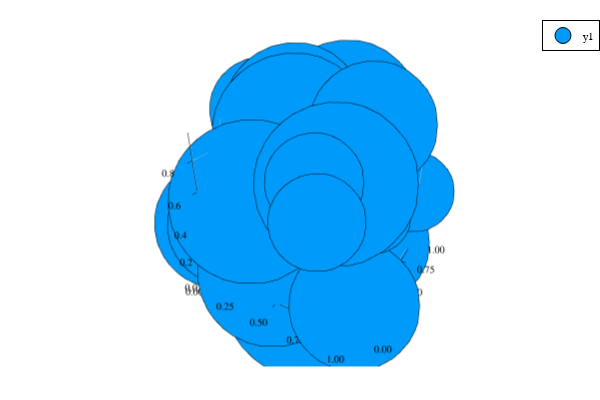

The code cell stored with this chart in its notebook:
### Code cell
using Random
Random.seed!(2018)

n = 50
x = rand(n)
y = rand(n)
z = rand(n)
ms = rand(50) * 30
scatter(x, y, z, markersize=ms)

### Figure 1 — Plotly figure (JSON) as saved in the notebook; plotly's stock layout.template omitted (floating-point values rounded to 4 significant figures)
{"data": [{"xaxis": "x", "colorbar": {"title": ""}, "yaxis": "y", "zaxis": "z", "x": [0.6545], "showlegend": true, "mode": "markers", "name": "y1", "zmin": null, "legendgroup": "y1", "z": [0.767], "marker": {"symbol": "circle", "color": "rgba(0, 154, 250, 1.000)", "line": {"color": "rgba(0, 0, 0, 1.000)", "width": 1}, "size": 34.51}, "zmax": null, "y": [0.1735], "type": "scatter3d", "scene": "scene"}, {"xaxis": "x", "colorbar": {"title": ""}, "yaxis": "y", "zaxis": "z", "x": [0.1089], "showlegend": false, "mode": "markers", "name": "y1", "zmin": null, "legendgroup": "y1", "z": [0.387], "marker": {"symbol": "circle", "color": "rgba(0, 154, 250, 1.000)", "line": {"color": "rgba(0, 0, 0, 1.000)", "width": 1}, "size": 41.28}, "zmax": null, "y": [0.04871], "type": "scatter3d", "scene": "scene"}, {"xaxis": "x", "colorbar": {"title": ""}, "yaxis": "y", "zaxis": "z", "x": [0.7236], "showlegend": false, "mode": "markers", "name": "y1", "zmin": null, "legendgroup": "y1", "z": [0.02209], "marker": {"symbol": "circle", "color": "rgba(0, 154, 250, 1.000)", "line": {"color": "rgba(0, 0, 0, 1.000)", "width": 1}, "size": 44.06}, "zmax": null, "y": [0.7688], "type": "scatter3d", "scene": "scene"}, {"xaxis": "x", "colorbar": {"title": ""}, "yaxis": "y", "zaxis": "z", "x": [0.7204], "showlegend": false, "mode": "markers", "name": "y1", "zmin": null, "legendgroup": "y1", "z": [0.4814], "marker": {"symbol": "circle", "color": "rgba(0, 154, 250, 1.000)", "line": {"color": "rgba(0, 0, 0, 1.000)", "width": 1}, "size": 24.02}, "zmax": null, "y": [0.5338], "type": "scatter3d", "scene": "scene"}, {"xaxis": "x", "colorbar": {"title": ""}, "yaxis": "y", "zaxis": "z", "x": [0.2624], "showlegend": false, "mode": "markers", "name": "y1", "zmin": null, "legendgroup": "y1", "z": [0.4929], "marker": {"symbol": "circle", "color": "rgba(0, 154, 250, 1.000)", "line": {"color": "rgba(0, 0, 0, 1.000)", "width": 1}, "size": 47.2}, "zmax": null, "y": [0.1258], "type": "scatter3d", "scene": "scene"}, {"xaxis": "x", "colorbar": {"title": ""}, "yaxis": "y", "zaxis": "z", "x": [0.6828], "showlegend": false, "mode": "markers", "name": "y1", "zmin": null, "legendgroup": "y1", "z": [0.7347], "marker": {"symbol": "circle", "color": "rgba(0, 154, 250, 1.000)", "line": {"color": "rgba(0, 0, 0, 1.000)", "width": 1}, "size": 2.004}, "zmax": null, "y": [0.5543], "type": "scatter3d", "scene": "scene"}, {"xaxis": "x", "colorbar": {"title": ""}, "yaxis": "y", "zaxis": "z", "x": [0.1515], "showlegend": false, "mode": "markers", "name": "y1", "zmin": null, "legendgroup": "y1", "z": [0.8312], "marker": {"symbol": "circle", "color": "rgba(0, 154, 250, 1.000)", "line": {"color": "rgba(0, 0, 0, 1.000)", "width": 1}, "size": 43.48}, "zmax": null, "y": [0.7055], "type": "scatter3d", "scene": "scene"}, {"xaxis": "x", "colorbar": {"title": ""}, "yaxis": "y", "zaxis": "z", "x": [0.6127], "showlegend": false, "mode": "markers", "name": "y1", "zmin": null, "legendgroup": "y1", "z": [0.1928], "marker": {"symbol": "circle", "color": "rgba(0, 154, 250, 1.000)", "line": {"color": "rgba(0, 0, 0, 1.000)", "width": 1}, "size": 39.97}, "zmax": null, "y": [0.4686], "type": "scatter3d", "scene": "scene"}, {"xaxis": "x", "colorbar": {"title": ""}, "yaxis": "y", "zaxis": "z", "x": [0.9825], "showlegend": false, "mode": "markers", "name": "y1", "zmin": null, "legendgroup": "y1", "z": [0.1712], "marker": {"symbol": "circle", "color": "rgba(0, 154, 250, 1.000)", "line": {"color": "rgba(0, 0, 0, 1.000)", "width": 1}, "size": 45.32}, "zmax": null, "y": [0.03125], "type": "scatter3d", "scene": "scene"}, {"xaxis": "x", "colorbar": {"title": ""}, "yaxis": "y", "zaxis": "z", "x": [0.7587], "showlegend": false, "mode": "markers", "name": "y1", "zmin": null, "legendgroup": "y1", "z": [0.6348], "marker": {"symbol": "circle", "color": "rgba(0, 154, 250, 1.000)", "line": {"color": "rgba(0, 0, 0, 1.000)", "width": 1}, "size": 34.08}, "zmax": null, "y": [0.02466], "type": "scatter3d", "scene": "scene"}, {"xaxis": "x", "colorbar": {"title": ""}, "yaxis": "y", "zaxis": "z", "x": [0.3565], "showlegend": false, "mode": "markers", "name": "y1", "zmin": null, "legendgroup": "y1", "z": [0.4635], "marker": {"symbol": "circle", "color": "rgba(0, 154, 250, 1.000)", "line": {"color": "rgba(0, 0, 0, 1.000)", "width": 1}, "size": 32.79}, "zmax": null, "y": [0.7789], "type": "scatter3d", "scene": "scene"}, {"xaxis": "x", "colorbar": {"title": ""}, "yaxis": "y", "zaxis": "z", "x": [0.2607], "showlegend": false, "mode": "markers", "name": "y1", "zmin": null, "legendgroup": "y1", "z": [0.05445], "marker": {"symbol": "circle", "color": "rgba(0, 154, 250, 1.000)", "line": {"color": "rgba(0, 0, 0, 1.000)", "width": 1}, "size": 54.7}, "zmax": null, "y": [0.8627], "type": "scatter3d", "scene": "scene"}, {"xaxis": "x", "colorbar": {"title": ""}, "yaxis": "y", "zaxis": "z", "x": [0.971], "showlegend": false, "mode": "markers", "name": "y1", "zmin": null, "legendgroup": "y1", "z": [0.4074], "marker": {"symbol": "circle", "color": "rgba(0, 154, 250, 1.000)", "line": {"color": "rgba(0, 0, 0, 1.000)", "width": 1}, "size": 27.86}, "zmax": null, "y": [0.9763], "type": "scatter3d", "scene": "scene"}, {"xaxis": "x", "colorbar": {"title": ""}, "yaxis": "y", "zaxis": "z", "x": [0.9666], "showlegend": false, "mode": "markers", "name": "y1", "zmin": null, "legendgroup": "y1", "z": [0.338], "marker": {"symbol": "circle", "color": "rgba(0, 154, 250, 1.000)", "line": {"color": "rgba(0, 0, 0, 1.000)", "width": 1}, "size": 9.008}, "zmax": null, "y": [0.3076], "type": "scatter3d", "scene": "scene"}, {"xaxis": "x", "colorbar": {"title": ""}, "yaxis": "y", "zaxis": "z", "x": [0.3462], "showlegend": false, "mode": "markers", "name": "y1", "zmin": null, "legendgroup": "y1", "z": [0.3202], "marker": {"symbol": "circle", "color": "rgba(0, 154, 250, 1.000)", "line": {"color": "rgba(0, 0, 0, 1.000)", "width": 1}, "size": 55.44}, "zmax": null, "y": [0.3812], "type": "scatter3d", "scene": "scene"}, {"xaxis": "x", "colorbar": {"title": ""}, "yaxis": "y", "zaxis": "z", "x": [0.2492], "showlegend": false, "mode": "markers", "name": "y1", "zmin": null, "legendgroup": "y1", "z": [0.4653], "marker": {"symbol": "circle", "color": "rgba(0, 154, 250, 1.000)", "line": {"color": "rgba(0, 0, 0, 1.000)", "width": 1}, "size": 42.64}, "zmax": null, "y": [0.5934], "type": "scatter3d", "scene": "scene"}, {"xaxis": "x", "colorbar": {"title": ""}, "yaxis": "y", "zaxis": "z", "x": [0.1582], "showlegend": false, "mode": "markers", "name": "y1", "zmin": null, "legendgroup": "y1", "z": [0.3611], "marker": {"symbol": "circle", "color": "rgba(0, 154, 250, 1.000)", "line": {"color": "rgba(0, 0, 0, 1.000)", "width": 1}, "size": 34.1}, "zmax": null, "y": [0.2345], "type": "scatter3d", "scene": "scene"}, {"xaxis": "x", "colorbar": {"title": ""}, "yaxis": "y", "zaxis": "z", "x": [0.2845], "showlegend": false, "mode": "markers", "name": "y1", "zmin": null, "legendgroup": "y1", "z": [0.9014], "marker": {"symbol": "circle", "color": "rgba(0, 154, 250, 1.000)", "line": {"color": "rgba(0, 0, 0, 1.000)", "width": 1}, "size": 8.619}, "zmax": null, "y": [0.8794], "type": "scatter3d", "scene": "scene"}, {"xaxis": "x", "colorbar": {"title": ""}, "yaxis": "y", "zaxis": "z", "x": [0.4054], "showlegend": false, "mode": "markers", "name": "y1", "zmin": null, "legendgroup": "y1", "z": [0.5331], "marker": {"symbol": "circle", "color": "rgba(0, 154, 250, 1.000)", "line": {"color": "rgba(0, 0, 0, 1.000)", "width": 1}, "size": 10.59}, "zmax": null, "y": [0.3226], "type": "scatter3d", "scene": "scene"}, {"xaxis": "x", "colorbar": {"title": ""}, "yaxis": "y", "zaxis": "z", "x": [0.541], "showlegend": false, "mode": "markers", "name": "y1", "zmin": null, "legendgroup": "y1", "z": [0.02349], "marker": {"symbol": "circle", "color": "rgba(0, 154, 250, 1.000)", "line": {"color": "rgba(0, 0, 0, 1.000)", "width": 1}, "size": 38.51}, "zmax": null, "y": [0.5365], "type": "scatter3d", "scene": "scene"}, {"xaxis": "x", "colorbar": {"title": ""}, "yaxis": "y", "zaxis": "z", "x": [0.007654], "showlegend": false, "mode": "markers", "name": "y1", "zmin": null, "legendgroup": "y1", "z": [0.3444], "marker": {"symbol": "circle", "color": "rgba(0, 154, 250, 1.000)", "line": {"color": "rgba(0, 0, 0, 1.000)", "width": 1}, "size": 45.07}, "zmax": null, "y": [0.08686], "type": "scatter3d", "scene": "scene"}, {"xaxis": "x", "colorbar": {"title": ""}, "yaxis": "y", "zaxis": "z", "x": [0.5011], "showlegend": false, "mode": "markers", "name": "y1", "zmin": null, "legendgroup": "y1", "z": [0.6407], "marker": {"symbol": "circle", "color": "rgba(0, 154, 250, 1.000)", "line": {"color": "rgba(0, 0, 0, 1.000)", "width": 1}, "size": 19.79}, "zmax": null, "y": [0.6583], "type": "scatter3d", "scene": "scene"}, {"xaxis": "x", "colorbar": {"title": ""}, "yaxis": "y", "zaxis": "z", "x": [0.6022], "showlegend": false, "mode": "markers", "name": "y1", "zmin": null, "legendgroup": "y1", "z": [0.03315], "marker": {"symbol": "circle", "color": "rgba(0, 154, 250, 1.000)", "line": {"color": "rgba(0, 0, 0, 1.000)", "width": 1}, "size": 35.76}, "zmax": null, "y": [0.9895], "type": "scatter3d", "scene": "scene"}, {"xaxis": "x", "colorbar": {"title": ""}, "yaxis": "y", "zaxis": "z", "x": [0.4407], "showlegend": false, "mode": "markers", "name": "y1", "zmin": null, "legendgroup": "y1", "z": [0.003733], "marker": {"symbol": "circle", "color": "rgba(0, 154, 250, 1.000)", "line": {"color": "rgba(0, 0, 0, 1.000)", "width": 1}, "size": 39.46}, "zmax": null, "y": [0.8746], "type": "scatter3d", "scene": "scene"}, {"xaxis": "x", "colorbar": {"title": ""}, "yaxis": "y", "zaxis": "z", "x": [0.38], "showlegend": false, "mode": "markers", "name": "y1", "zmin": null, "legendgroup": "y1", "z": [0.4705], "marker": {"symbol": "circle", "color": "rgba(0, 154, 250, 1.000)", "line": {"color": "rgba(0, 0, 0, 1.000)", "width": 1}, "size": 11.89}, "zmax": null, "y": [0.4322], "type": "scatter3d", "scene": "scene"}, {"xaxis": "x", "colorbar": {"title": ""}, "yaxis": "y", "zaxis": "z", "x": [0.7407], "showlegend": false, "mode": "markers", "name": "y1", "zmin": null, "legendgroup": "y1", "z": [0.7506], "marker": {"symbol": "circle", "color": "rgba(0, 154, 250, 1.000)", "line": {"color": "rgba(0, 0, 0, 1.000)", "width": 1}, "size": 57.13}, "zmax": null, "y": [0.246], "type": "scatter3d", "scene": "scene"}, {"xaxis": "x", "colorbar": {"title": ""}, "yaxis": "y", "zaxis": "z", "x": [0.9605], "showlegend": false, "mode": "markers", "name": "y1", "zmin": null, "legendgroup": "y1", "z": [0.5882], "marker": {"symbol": "circle", "color": "rgba(0, 154, 250, 1.000)", "line": {"color": "rgba(0, 0, 0, 1.000)", "width": 1}, "size": 25.77}, "zmax": null, "y": [0.2849], "type": "scatter3d", "scene": "scene"}, {"xaxis": "x", "colorbar": {"title": ""}, "yaxis": "y", "zaxis": "z", "x": [0.5856], "showlegend": false, "mode": "markers", "name": "y1", "zmin": null, "legendgroup": "y1", "z": [0.1496], "marker": {"symbol": "circle", "color": "rgba(0, 154, 250, 1.000)", "line": {"color": "rgba(0, 0, 0, 1.000)", "width": 1}, "size": 11.37}, "zmax": null, "y": [0.3175], "type": "scatter3d", "scene": "scene"}, {"xaxis": "x", "colorbar": {"title": ""}, "yaxis": "y", "zaxis": "z", "x": [0.191], "showlegend": false, "mode": "markers", "name": "y1", "zmin": null, "legendgroup": "y1", "z": [0.3106], "marker": {"symbol": "circle", "color": "rgba(0, 154, 250, 1.000)", "line": {"color": "rgba(0, 0, 0, 1.000)", "width": 1}, "size": 3.313}, "zmax": null, "y": [0.1887], "type": "scatter3d", "scene": "scene"}, {"xaxis": "x", "colorbar": {"title": ""}, "yaxis": "y", "zaxis": "z", "x": [0.4225], "showlegend": false, "mode": "markers", "name": "y1", "zmin": null, "legendgroup": "y1", "z": [0.152], "marker": {"symbol": "circle", "color": "rgba(0, 154, 250, 1.000)", "line": {"color": "rgba(0, 0, 0, 1.000)", "width": 1}, "size": 51.74}, "zmax": null, "y": [0.05184], "type": "scatter3d", "scene": "scene"}, {"xaxis": "x", "colorbar": {"title": ""}, "yaxis": "y", "zaxis": "z", "x": [0.2923], "showlegend": false, "mode": "markers", "name": "y1", "zmin": null, "legendgroup": "y1", "z": [0.3497], "marker": {"symbol": "circle", "color": "rgba(0, 154, 250, 1.000)", "line": {"color": "rgba(0, 0, 0, 1.000)", "width": 1}, "size": 38.23}, "zmax": null, "y": [0.6112], "type": "scatter3d", "scene": "scene"}, {"xaxis": "x", "colorbar": {"title": ""}, "yaxis": "y", "zaxis": "z", "x": [0.4974], "showlegend": false, "mode": "markers", "name": "y1", "zmin": null, "legendgroup": "y1", "z": [0.9156], "marker": {"symbol": "circle", "color": "rgba(0, 154, 250, 1.000)", "line": {"color": "rgba(0, 0, 0, 1.000)", "width": 1}, "size": 51.81}, "zmax": null, "y": [0.8449], "type": "scatter3d", "scene": "scene"}, {"xaxis": "x", "colorbar": {"title": ""}, "yaxis": "y", "zaxis": "z", "x": [0.3391], "showlegend": false, "mode": "markers", "name": "y1", "zmin": null, "legendgroup": "y1", "z": [0.2117], "marker": {"symbol": "circle", "color": "rgba(0, 154, 250, 1.000)", "line": {"color": "rgba(0, 0, 0, 1.000)", "width": 1}, "size": 2.751}, "zmax": null, "y": [0.4593], "type": "scatter3d", "scene": "scene"}, {"xaxis": "x", "colorbar": {"title": ""}, "yaxis": "y", "zaxis": "z", "x": [0.07915], "showlegend": false, "mode": "markers", "name": "y1", "zmin": null, "legendgroup": "y1", "z": [0.436], "marker": {"symbol": "circle", "color": "rgba(0, 154, 250, 1.000)", "line": {"color": "rgba(0, 0, 0, 1.000)", "width": 1}, "size": 41.94}, "zmax": null, "y": [0.916], "type": "scatter3d", "scene": "scene"}, {"xaxis": "x", "colorbar": {"title": ""}, "yaxis": "y", "zaxis": "z", "x": [0.6581], "showlegend": false, "mode": "markers", "name": "y1", "zmin": null, "legendgroup": "y1", "z": [0.3536], "marker": {"symbol": "circle", "color": "rgba(0, 154, 250, 1.000)", "line": {"color": "rgba(0, 0, 0, 1.000)", "width": 1}, "size": 27.05}, "zmax": null, "y": [0.8979], "type": "scatter3d", "scene": "scene"}, {"xaxis": "x", "colorbar": {"title": ""}, "yaxis": "y", "zaxis": "z", "x": [0.01848], "showlegend": false, "mode": "markers", "name": "y1", "zmin": null, "legendgroup": "y1", "z": [0.9397], "marker": {"symbol": "circle", "color": "rgba(0, 154, 250, 1.000)", "line": {"color": "rgba(0, 0, 0, 1.000)", "width": 1}, "size": 36.62}, "zmax": null, "y": [0.5925], "type": "scatter3d", "scene": "scene"}, {"xaxis": "x", "colorbar": {"title": ""}, "yaxis": "y", "zaxis": "z", "x": [0.505], "showlegend": false, "mode": "markers", "name": "y1", "zmin": null, "legendgroup": "y1", "z": [0.7005], "marker": {"symbol": "circle", "color": "rgba(0, 154, 250, 1.000)", "line": {"color": "rgba(0, 0, 0, 1.000)", "width": 1}, "size": 35.42}, "zmax": null, "y": [0.5402], "type": "scatter3d", "scene": "scene"}, {"xaxis": "x", "colorbar": {"title": ""}, "yaxis": "y", "zaxis": "z", "x": [0.377], "showlegend": false, "mode": "markers", "name": "y1", "zmin": null, "legendgroup": "y1", "z": [0.07275], "marker": {"symbol": "circle", "color": "rgba(0, 154, 250, 1.000)", "line": {"color": "rgba(0, 0, 0, 1.000)", "width": 1}, "size": 0.8784}, "zmax": null, "y": [0.2593], "type": "scatter3d", "scene": "scene"}, {"xaxis": "x", "colorbar": {"title": ""}, "yaxis": "y", "zaxis": "z", "x": [0.2533], "showlegend": false, "mode": "markers", "name": "y1", "zmin": null, "legendgroup": "y1", "z": [0.4551], "marker": {"symbol": "circle", "color": "rgba(0, 154, 250, 1.000)", "line": {"color": "rgba(0, 0, 0, 1.000)", "width": 1}, "size": 3.242}, "zmax": null, "y": [0.4331], "type": "scatter3d", "scene": "scene"}, {"xaxis": "x", "colorbar": {"title": ""}, "yaxis": "y", "zaxis": "z", "x": [0.5642], "showlegend": false, "mode": "markers", "name": "y1", "zmin": null, "legendgroup": "y1", "z": [0.0443], "marker": {"symbol": "circle", "color": "rgba(0, 154, 250, 1.000)", "line": {"color": "rgba(0, 0, 0, 1.000)", "width": 1}, "size": 23.17}, "zmax": null, "y": [0.5554], "type": "scatter3d", "scene": "scene"}, {"xaxis": "x", "colorbar": {"title": ""}, "yaxis": "y", "zaxis": "z", "x": [0.05718], "showlegend": false, "mode": "markers", "name": "y1", "zmin": null, "legendgroup": "y1", "z": [0.01], "marker": {"symbol": "circle", "color": "rgba(0, 154, 250, 1.000)", "line": {"color": "rgba(0, 0, 0, 1.000)", "width": 1}, "size": 57.47}, "zmax": null, "y": [0.7391], "type": "scatter3d", "scene": "scene"}, {"xaxis": "x", "colorbar": {"title": ""}, "yaxis": "y", "zaxis": "z", "x": [0.3284], "showlegend": false, "mode": "markers", "name": "y1", "zmin": null, "legendgroup": "y1", "z": [0.879], "marker": {"symbol": "circle", "color": "rgba(0, 154, 250, 1.000)", "line": {"color": "rgba(0, 0, 0, 1.000)", "width": 1}, "size": 56.24}, "zmax": null, "y": [0.4666], "type": "scatter3d", "scene": "scene"}, {"xaxis": "x", "colorbar": {"title": ""}, "yaxis": "y", "zaxis": "z", "x": [0.06147], "showlegend": false, "mode": "markers", "name": "y1", "zmin": null, "legendgroup": "y1", "z": [0.5905], "marker": {"symbol": "circle", "color": "rgba(0, 154, 250, 1.000)", "line": {"color": "rgba(0, 0, 0, 1.000)", "width": 1}, "size": 38.71}, "zmax": null, "y": [0.5671], "type": "scatter3d", "scene": "scene"}, {"xaxis": "x", "colorbar": {"title": ""}, "yaxis": "y", "zaxis": "z", "x": [0.2468], "showlegend": false, "mode": "markers", "name": "y1", "zmin": null, "legendgroup": "y1", "z": [0.5612], "marker": {"symbol": "circle", "color": "rgba(0, 154, 250, 1.000)", "line": {"color": "rgba(0, 0, 0, 1.000)", "width": 1}, "size": 57.08}, "zmax": null, "y": [0.1183], "type": "scatter3d", "scene": "scene"}, {"xaxis": "x", "colorbar": {"title": ""}, "yaxis": "y", "zaxis": "z", "x": [0.2113], "showlegend": false, "mode": "markers", "name": "y1", "zmin": null, "legendgroup": "y1", "z": [0.9276], "marker": {"symbol": "circle", "color": "rgba(0, 154, 250, 1.000)", "line": {"color": "rgba(0, 0, 0, 1.000)", "width": 1}, "size": 49.14}, "zmax": null, "y": [0.6654], "type": "scatter3d", "scene": "scene"}, {"xaxis": "x", "colorbar": {"title": ""}, "yaxis": "y", "zaxis": "z", "x": [0.1822], "showlegend": false, "mode": "markers", "name": "y1", "zmin": null, "legendgroup": "y1", "z": [0.2944], "marker": {"symbol": "circle", "color": "rgba(0, 154, 250, 1.000)", "line": {"color": "rgba(0, 0, 0, 1.000)", "width": 1}, "size": 57.34}, "zmax": null, "y": [0.9693], "type": "scatter3d", "scene": "scene"}, {"xaxis": "x", "colorbar": {"title": ""}, "yaxis": "y", "zaxis": "z", "x": [0.4051], "showlegend": false, "mode": "markers", "name": "y1", "zmin": null, "legendgroup": "y1", "z": [0.7317], "marker": {"symbol": "circle", "color": "rgba(0, 154, 250, 1.000)", "line": {"color": "rgba(0, 0, 0, 1.000)", "width": 1}, "size": 50.21}, "zmax": null, "y": [0.6577], "type": "scatter3d", "scene": "scene"}, {"xaxis": "x", "colorbar": {"title": ""}, "yaxis": "y", "zaxis": "z", "x": [0.7421], "showlegend": false, "mode": "markers", "name": "y1", "zmin": null, "legendgroup": "y1", "z": [0.9295], "marker": {"symbol": "circle", "color": "rgba(0, 154, 250, 1.000)", "line": {"color": "rgba(0, 0, 0, 1.000)", "width": 1}, "size": 44.4}, "zmax": null, "y": [0.7168], "type": "scatter3d", "scene": "scene"}, {"xaxis": "x", "colorbar": {"title": ""}, "yaxis": "y", "zaxis": "z", "x": [0.8957], "showlegend": false, "mode": "markers", "name": "y1", "zmin": null, "legendgroup": "y1", "z": [0.7821], "marker": {"symbol": "circle", "color": "rgba(0, 154, 250, 1.000)", "line": {"color": "rgba(0, 0, 0, 1.000)", "width": 1}, "size": 3.49}, "zmax": null, "y": [0.9522], "type": "scatter3d", "scene": "scene"}, {"xaxis": "x", "colorbar": {"title": ""}, "yaxis": "y", "zaxis": "z", "x": [0.6192], "showlegend": false, "mode": "markers", "name": "y1", "zmin": null, "legendgroup": "y1", "z": [0.007691], "marker": {"symbol": "circle", "color": "rgba(0, 154, 250, 1.000)", "line": {"color": "rgba(0, 0, 0, 1.000)", "width": 1}, "size": 58.02}, "zmax": null, "y": [0.1255], "type": "scatter3d", "scene": "scene"}], "layout": {"showlegend": true, "paper_bgcolor": "rgba(255, 255, 255, 1.000)", "annotations": [], "height": 400, "margin": {"l": 0, "b": 20, "r": 0, "t": 20}, "plot_bgcolor": "rgba(255, 255, 255, 1.000)", "scene": {"camera": {"eye": {"y": -1.95, "z": 1.3, "x": 1.126}}, "xaxis": {"tickangle": 0, "showline": true, "gridcolor": "rgba(0, 0, 0, 0.100)", "showticklabels": true, "gridwidth": 0.5, "titlefont": {"color": "rgba(0, 0, 0, 1.000)", "family": "sans-serif", "size": 15}, "visible": true, "ticks": "inside", "range": [-0.02159, 1.012], "tickmode": "array", "tickvals": [0, 0.25, 0.5, 0.75, 1], "tickcolor": "rgb(0, 0, 0)", "ticktext": ["0.00", "0.25", "0.50", "0.75", "1.00"], "linecolor": "rgba(0, 0, 0, 1.000)", "showgrid": true, "zeroline": false, "type": "-", "tickfont": {"color": "rgba(0, 0, 0, 1.000)", "family": "sans-serif", "size": 11}, "title": "", "zerolinecolor": "rgba(0, 0, 0, 1.000)", "mirror": false}, "domain": {"y": [0.03762, 0.9902], "x": [0.06582, 0.9934]}, "yaxis": {"tickangle": 0, "showline": true, "gridcolor": "rgba(0, 0, 0, 0.100)", "showticklabels": true, "gridwidth": 0.5, "titlefont": {"color": "rgba(0, 0, 0, 1.000)", "family": "sans-serif", "size": 15}, "visible": true, "ticks": "inside", "range": [-0.004285, 1.018], "tickmode": "array", "tickvals": [0, 0.25, 0.5, 0.75, 1], "tickcolor": "rgb(0, 0, 0)", "ticktext": ["0.00", "0.25", "0.50", "0.75", "1.00"], "linecolor": "rgba(0, 0, 0, 1.000)", "showgrid": true, "zeroline": false, "type": "-", "tickfont": {"color": "rgba(0, 0, 0, 1.000)", "family": "sans-serif", "size": 11}, "title": "", "zerolinecolor": "rgba(0, 0, 0, 1.000)", "mirror": false}, "zaxis": {"tickangle": 0, "showline": true, "gridcolor": "rgba(0, 0, 0, 0.100)", "showticklabels": true, "gridwidth": 0.5, "titlefont": {"color": "rgba(0, 0, 0, 1.000)", "family": "sans-serif", "size": 15}, "visible": true, "ticks": "inside", "range": [-0.02435, 0.9678], "tickmode": "array", "tickvals": [0, 0.2, 0.4, 0.6, 0.8], "tickcolor": "rgb(0, 0, 0)", "ticktext": ["0.0", "0.2", "0.4", "0.6", "0.8"], "linecolor": "rgba(0, 0, 0, 1.000)", "showgrid": true, "zeroline": false, "type": "-", "tickfont": {"color": "rgba(0, 0, 0, 1.000)", "family": "sans-serif", "size": 11}, "title": "", "zerolinecolor": "rgba(0, 0, 0, 1.000)", "mirror": false}}, "legend": {"yanchor": "auto", "xanchor": "auto", "bordercolor": "rgba(0, 0, 0, 1.000)", "bgcolor": "rgba(255, 255, 255, 1.000)", "borderwidth": 1, "tracegroupgap": 0, "y": 1, "font": {"color": "rgba(0, 0, 0, 1.000)", "family": "sans-serif", "size": 11}, "title": {"font": {"color": "rgba(0, 0, 0, 1.000)", "family": "sans-serif", "size": 15}, "text": ""}, "traceorder": "normal", "x": 1}, "width": 600}}
